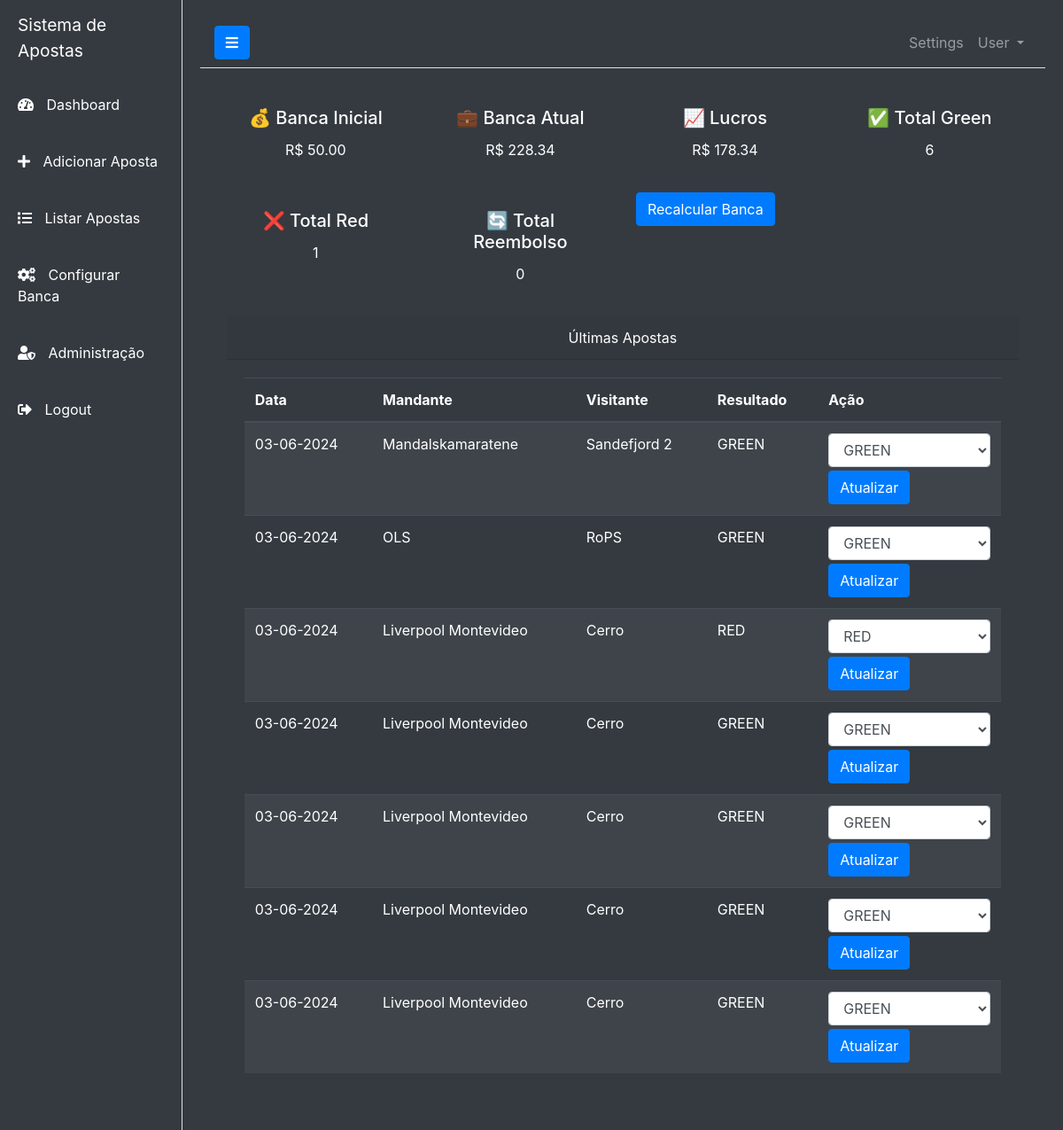
The page /dashboard (signed in) on the database its author committed.
### app.py (models this page shows)
class Banca(db.Model):
    id = db.Column(db.Integer, primary_key=True)
    banca_inicial = db.Column(db.Float, nullable=False, default=0.0)
    banca_total = db.Column(db.Float, nullable=False, default=0.0)
    aportes = db.Column(db.Float, nullable=False, default=0.0)
    user_id = db.Column(db.Integer, db.ForeignKey('user.id'), nullable=False)

class Aposta(db.Model):
    id = db.Column(db.Integer, primary_key=True)
    data = db.Column(db.String(10), nullable=False)
    mandante = db.Column(db.String(100), nullable=False)
    visitante = db.Column(db.String(100), nullable=False)
    tipo_jogo = db.Column(db.String(100), nullable=False)
    confianca = db.Column(db.String(10), nullable=False)
    valor = db.Column(db.Float, nullable=False)
    odd = db.Column(db.Float, nullable=False)
    retorno = db.Column(db.Float, nullable=False)
    resultado = db.Column(db.String(10), nullable=False, default="pendente")
    banca_id = db.Column(db.Integer, db.ForeignKey('banca.id'), nullable=False)
    user_id = db.Column(db.Integer, db.ForeignKey('user.id'), nullable=False)

### app.py (the view)
@app.route('/dashboard')
@login_required
def dashboard():
    user = User.query.get(current_user.id)
    banca = Banca.query.filter_by(user_id=user.id).first()
    total_green = Aposta.query.filter_by(user_id=current_user.id, resultado="GREEN").count()
    total_red = Aposta.query.filter_by(user_id=current_user.id, resultado="RED").count()
    total_reembolso = Aposta.query.filter_by(user_id=current_user.id, resultado="REEMBOLSO").count()
    ultimas_apostas = Aposta.query.filter_by(user_id=current_user.id).order_by(Aposta.id.desc()).limit(10).all()
    banca_atual = banca.banca_inicial + banca.aportes
    lucro_total = 0
    total_pendente = 0  # Inicializa o total das apostas pendentes
    for aposta in Aposta.query.filter_by(user_id=current_user.id).all():
        if aposta.resultado == "GREEN":
            lucro = (aposta.valor * aposta.odd) - aposta.valor  # Lucro é o retorno menos o valor apostado
            lucro_total += lucro
            banca_atual += lucro  # Adiciona o lucro à banca atual
        elif aposta.resultado == "RED":
            lucro = -aposta.valor  # Lucro é o valor apostado negativo
            lucro_total += lucro
            banca_atual += lucro  # Subtrai o valor apostado da banca atual
        elif aposta.resultado == "REEMBOLSO":
            pass
        elif aposta.resultado == "pendente":
            total_pendente += aposta.valor  # Adiciona o valor da aposta pendente
    banca_atual -= total_pendente
    return render_template('index.html', banca=banca, banca_atual=banca_atual, total_green=total_green, total_red=total_red, total_reembolso=total_reembolso, ultimas_apostas=ultimas_apostas, lucro=lucro_total)

### app.py (called while the page is built)
@login_manager.user_loader
def load_user(user_id):
    return User.query.get(int(user_id))

def login_required(f):
    @wraps(f)
    def decorated_function(*args, **kwargs):
        if not current_user.is_authenticated:
            return redirect(url_for('login'))
        return f(*args, **kwargs)
    return decorated_function

### templates/index.html (shortened to what this page needs)
{% extends 'layout.html' %}
{% block content %}
<div class="container mt-4">
    <div class="row">
        <div class="col-md-3 mb-3">
            <div class="card">
                <div class="card-body text-center">
                    <h5 class="card-title">💰 Banca Inicial</h5>
                    <p class="card-text">R$ {{ "%.2f"|format(banca.banca_inicial) }}</p>
                </div>
            </div>
        </div>
        <div class="col-md-3 mb-3">
            <div class="card">
                <div class="card-body text-center">
                    <h5 class="card-title">💼 Banca Atual</h5>
                    <p class="card-text">R$ {{ "%.2f"|format(banca_atual) }}</p>
                </div>
            </div>
        </div>
        <div class="col-md-3 mb-3">
            <div class="card">
                <div class="card-body text-center">
                    <h5 class="card-title">📈 Lucros</h5>
                    <p class="card-text">R$ {{ "%.2f"|format(lucro) }}</p>
                </div>
            </div>
        </div>
        <div class="col-md-3 mb-3">
            <div class="card">
                <div class="card-body text-center">
                    <h5 class="card-title">✅ Total Green</h5>
                    <p class="card-text">{{ total_green }}</p>
                </div>
            </div>
        </div>
        <div class="col-md-3 mb-3">
            <div class="card">
                <div class="card-body text-center">
                    <h5 class="card-title">❌ Total Red</h5>
                    <p class="card-text">{{ total_red }}</p>
                </div>
            </div>
        </div>
        <div class="col-md-3 mb-3">
            <div class="card">
                <div class="card-body text-center">
                    <h5 class="card-title">🔄 Total Reembolso</h5>
                    <p class="card-text">{{ total_reembolso }}</p>
                </div>
            </div>
        </div>
        <div class="col-md-3 mb-3">
            <form method="POST" action="{{ url_for('recalcular_banca') }}">
                <button type="submit" class="btn btn-primary">Recalcular Banca</button>
            </form>
        </div>
    </div>
    <div class="row">
        <div class="col-md-12">
            <div class="card mb-3">
                <div class="card-header text-center">
                    Últimas Apostas
                </div>
                <div class="card-body">
                    <table class="table table-dark table-striped">
                        <thead>
                            <tr>
                                <th>Data</th>
                                <th>Mandante</th>
                                <th>Visitante</th>
                                <th>Resultado</th>
                                <th>Ação</th>
                            </tr>
                        </thead>
                        <tbody>
                            {% for aposta in ultimas_apostas %}
                            <tr>
                                <td>{{ aposta.data }}</td>
                                <td>{{ aposta.mandante }}</td>
                                <td>{{ aposta.visitante }}</td>
                                <td>{{ aposta.resultado }}</td>
                                <td>
                                    <form method="post" action="{{ url_for('listar') }}">
                                        <select name="resultado" class="form-control">
                                            <option value="GREEN" {% if aposta.resultado == "GREEN" %}selected{% endif %}>GREEN</option>
                                            <option value="RED" {% if aposta.resultado == "RED" %}selected{% endif %}>RED</option>
                                        </select>
                                        <button type="submit" class="btn btn-primary mt-1">Atualizar</button>
                                    </form>
                                </td>
                            </tr>
                            {% endfor %}
                        </tbody>
                    </table>
                </div>
            </div>
        </div>
    </div>
</div>
{% endblock %}

### templates/layout.html (shortened to what this page needs)
<!DOCTYPE html>
<html lang="en">
<head>
    <link rel="stylesheet" href="https://stackpath.bootstrapcdn.com/bootstrap/4.5.2/css/bootstrap.min.css">
    <link rel="stylesheet" href="https://cdnjs.cloudflare.com/ajax/libs/font-awesome/5.15.3/css/all.min.css">
    <link rel="stylesheet" href="{{ url_for('static', filename='css/style.css') }}">
</head>
<body class="bg-dark text-white">
    <div class="d-flex" id="wrapper">
        <div class="bg-dark border-right" id="sidebar-wrapper">
            <div class="sidebar-heading text-white">Sistema de Apostas</div>
            <div class="list-group list-group-flush">
                <a href="{{ url_for('dashboard') }}" class="list-group-item list-group-item-action bg-dark text-white">
                    <i class="fas fa-tachometer-alt"></i> Dashboard
                </a>
                <a href="{{ url_for('adicionar') }}" class="list-group-item list-group-item-action bg-dark text-white">
                    <i class="fas fa-plus"></i> Adicionar Aposta
                </a>
                <a href="{{ url_for('listar') }}" class="list-group-item list-group-item-action bg-dark text-white">
                    <i class="fas fa-list"></i> Listar Apostas
                </a>
                <a href="{{ url_for('configurar_banca') }}" class="list-group-item list-group-item-action bg-dark text-white">
                    <i class="fas fa-cogs"></i> Configurar Banca
                </a>
                <a href="{{ url_for('admin') }}" class="list-group-item list-group-item-action bg-dark text-white">
                    <i class="fas fa-user-shield"></i> Administração
                </a>
                <a href="{{ url_for('logout') }}" class="list-group-item list-group-item-action bg-dark text-white">
                    <i class="fas fa-sign-out-alt"></i> Logout
                </a>
            </div>
        </div>
        <div id="page-content-wrapper">
            <nav class="navbar navbar-expand-lg navbar-dark bg-dark border-bottom">
                <button class="btn btn-primary" id="menu-toggle"><i class="fas fa-bars"></i></button>
                <div class="collapse navbar-collapse" id="navbarSupportedContent">
                    <ul class="navbar-nav ml-auto mt-2 mt-lg-0">
                        <li class="nav-item">
                            <a class="nav-link" href="#">Settings</a>
                        </li>
                        <li class="nav-item dropdown">
                            <a class="nav-link dropdown-toggle" href="#" id="navbarDropdown" role="button" data-toggle="dropdown"
                               aria-haspopup="true" aria-expanded="false">
                                User
                            </a>
                        </li>
                    </ul>
                </div>
            </nav>
            <div class="container-fluid">
                {% block content %}{% endblock %}
            </div>
        </div>
    </div>
</body>
</html>

### static/css/style.css (style rules this page uses)
body { overflow-x: hidden; background-color: #2d2d2d; color: white; }
#wrapper { display: flex; align-items: stretch; }
#sidebar-wrapper { min-height: 100vh; width: 250px; margin-left: -250px; transition: margin 0.25s ease-out; }
#sidebar-wrapper .sidebar-heading { padding: 0.875rem 1.25rem; font-size: 1.2rem; }
#sidebar-wrapper .list-group-item { border: none; padding: 20px; }
#page-content-wrapper { width: 100%; padding: 20px; }
@media (min-width: 768px) { #sidebar-wrapper { margin-left: 0; } }
.list-group-item-action .fas { margin-right: 10px; }
.card { background-color: #343a40; color: white; border: none; }

### rows shown on the page
Banca: banca_inicial "50.00"
Aposta: data "03-06-2024", mandante "Mandalskamaratene", visitante "Sandefjord 2", resultado "GREEN"
Aposta: data "03-06-2024", mandante "OLS", visitante "RoPS", resultado "GREEN"
Aposta: data "03-06-2024", mandante "Liverpool Montevideo", visitante "Cerro", resultado "RED"
Aposta: data "03-06-2024", mandante "Liverpool Montevideo", visitante "Cerro", resultado "GREEN"
Aposta: data "03-06-2024", mandante "Liverpool Montevideo", visitante "Cerro", resultado "GREEN"
Aposta: data "03-06-2024", mandante "Liverpool Montevideo", visitante "Cerro", resultado "GREEN"
Aposta: data "03-06-2024", mandante "Liverpool Montevideo", visitante "Cerro", resultado "GREEN"

### other values the page prints
{{ "%.2f"|format(banca_atual) }} "228.34"
{{ "%.2f"|format(lucro) }} "178.34"
{{ total_green }} "6"
{{ total_red }} "1"
{{ total_reembolso }} "0"
